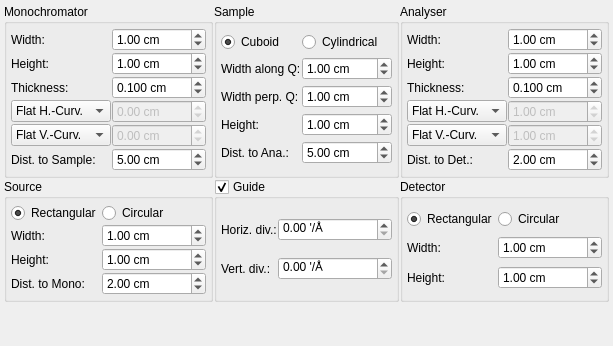
     <widget class="QWidget" name="tabPop">
      <attribute name="title">
       <string>TAS Geometry</string>
      </attribute>
      <layout class="QGridLayout" name="gridLayout_3">
       <property name="margin">
        <number>4</number>
       </property>
       <property name="spacing">
        <number>1</number>
       </property>
       <item row="1" column="2">
        <widget class="QGroupBox" name="groupBox_15">
         <property name="title">
          <string>Detector</string>
         </property>
         <layout class="QGridLayout" name="gridLayout_33">
          <property name="margin">
           <number>4</number>
          </property>
          <property name="spacing">
           <number>1</number>
          </property>
          <item row="0" column="0">
           <widget class="QRadioButton" name="radioDetRect">
            <property name="text">
             <string>Rectangular</string>
            </property>
            <property name="checked">
             <bool>true</bool>
            </property>
           </widget>
          </item>
          <item row="0" column="1">
           <widget class="QRadioButton" name="radioDetCirc">
            <property name="text">
             <string>Circular</string>
            </property>
           </widget>
          </item>
          <item row="1" column="0">
           <widget class="QLabel" name="label_46">
            <property name="sizePolicy">
             <sizepolicy hsizetype="Fixed" vsizetype="Preferred">
              <horstretch>0</horstretch>
              <verstretch>0</verstretch>
             </sizepolicy>
            </property>
            <property name="text">
             <string>Width:</string>
            </property>
           </widget>
          </item>
          <item row="1" column="1">
           <widget class="QDoubleSpinBox" name="spinDetW">
            <property name="suffix">
             <string> cm</string>
            </property>
            <property name="decimals">
             <number>2</number>
            </property>
            <property name="maximum">
             <double>999.000000000000000</double>
            </property>
            <property name="singleStep">
             <double>0.010000000000000</double>
            </property>
            <property name="value">
             <double>1.000000000000000</double>
            </property>
           </widget>
          </item>
          <item row="2" column="0">
           <widget class="QLabel" name="label_47">
            <property name="sizePolicy">
             <sizepolicy hsizetype="Fixed" vsizetype="Preferred">
              <horstretch>0</horstretch>
              <verstretch>0</verstretch>
             </sizepolicy>
            </property>
            <property name="text">
             <string>Height:</string>
            </property>
           </widget>
          </item>
          <item row="2" column="1">
           <widget class="QDoubleSpinBox" name="spinDetH">
            <property name="suffix">
             <string> cm</string>
            </property>
            <property name="decimals">
             <number>2</number>
            </property>
            <property name="maximum">
             <double>999.000000000000000</double>
            </property>
            <property name="singleStep">
             <double>0.010000000000000</double>
            </property>
            <property name="value">
             <double>1.000000000000000</double>
            </property>
           </widget>
          </item>
         </layout>
        </widget>
       </item>
       <item row="1" column="0">
        <widget class="QGroupBox" name="groupBox_12">
         <property name="title">
          <string>Source</string>
         </property>
         <layout class="QGridLayout" name="gridLayout_31">
          <property name="margin">
           <number>4</number>
          </property>
          <property name="spacing">
           <number>1</number>
          </property>
          <item row="0" column="0">
           <widget class="QRadioButton" name="radioSrcRect">
            <property name="text">
             <string>Rectangular</string>
            </property>
            <property name="checked">
             <bool>true</bool>
            </property>
           </widget>
          </item>
          <item row="0" column="1">
           <widget class="QRadioButton" name="radioSrcCirc">
            <property name="text">
             <string>Circular</string>
            </property>
           </widget>
          </item>
          <item row="1" column="0">
           <widget class="QLabel" name="label_39">
            <property name="sizePolicy">
             <sizepolicy hsizetype="Fixed" vsizetype="Preferred">
              <horstretch>0</horstretch>
              <verstretch>0</verstretch>
             </sizepolicy>
            </property>
            <property name="text">
             <string>Width:</string>
            </property>
           </widget>
          </item>
          <item row="1" column="1">
           <widget class="QDoubleSpinBox" name="spinSrcW">
            <property name="suffix">
             <string> cm</string>
            </property>
            <property name="decimals">
             <number>2</number>
            </property>
            <property name="maximum">
             <double>999.000000000000000</double>
            </property>
            <property name="singleStep">
             <double>0.010000000000000</double>
            </property>
            <property name="value">
             <double>1.000000000000000</double>
            </property>
           </widget>
          </item>
          <item row="2" column="0">
           <widget class="QLabel" name="label_40">
            <property name="sizePolicy">
             <sizepolicy hsizetype="Fixed" vsizetype="Preferred">
              <horstretch>0</horstretch>
              <verstretch>0</verstretch>
             </sizepolicy>
            </property>
            <property name="text">
             <string>Height:</string>
            </property>
           </widget>
          </item>
          <item row="2" column="1">
           <widget class="QDoubleSpinBox" name="spinSrcH">
            <property name="suffix">
             <string> cm</string>
            </property>
            <property name="decimals">
             <number>2</number>
            </property>
            <property name="maximum">
             <double>999.000000000000000</double>
            </property>
            <property name="singleStep">
             <double>0.010000000000000</double>
            </property>
            <property name="value">
             <double>1.000000000000000</double>
            </property>
           </widget>
          </item>
          <item row="3" column="0">
           <widget class="QLabel" name="label_54">
            <property name="sizePolicy">
             <sizepolicy hsizetype="Fixed" vsizetype="Preferred">
              <horstretch>0</horstretch>
              <verstretch>0</verstretch>
             </sizepolicy>
            </property>
            <property name="text">
             <string>Dist. to Mono:</string>
            </property>
           </widget>
          </item>
          <item row="3" column="1">
           <widget class="QDoubleSpinBox" name="spinDistSrcMono">
            <property name="suffix">
             <string> cm</string>
            </property>
            <property name="decimals">
             <number>2</number>
            </property>
            <property name="maximum">
             <double>9999.000000000000000</double>
            </property>
            <property name="singleStep">
             <double>0.010000000000000</double>
            </property>
            <property name="value">
             <double>2.000000000000000</double>
            </property>
           </widget>
          </item>
         </layout>
        </widget>
       </item>
       <item row="2" column="0" colspan="3">
        <spacer name="verticalSpacer_6">
         <property name="orientation">
          <enum>Qt::Vertical</enum>
         </property>
         <property name="sizeHint" stdset="0">
          <size>
           <width>20</width>
           <height>40</height>
          </size>
         </property>
        </spacer>
       </item>
       <item row="0" column="2">
        <widget class="QGroupBox" name="groupBox_17">
         <property name="title">
          <string>Analyser</string>
         </property>
         <layout class="QGridLayout" name="gridLayout_11">
          <property name="margin">
           <number>4</number>
          </property>
          <property name="spacing">
           <number>1</number>
          </property>
          <item row="0" column="0">
           <widget class="QLabel" name="label_51">
            <property name="sizePolicy">
             <sizepolicy hsizetype="Fixed" vsizetype="Preferred">
              <horstretch>0</horstretch>
              <verstretch>0</verstretch>
             </sizepolicy>
            </property>
            <property name="text">
             <string>Width:</string>
            </property>
           </widget>
          </item>
          <item row="0" column="1">
           <widget class="QDoubleSpinBox" name="spinAnaW">
            <property name="suffix">
             <string> cm</string>
            </property>
            <property name="decimals">
             <number>2</number>
            </property>
            <property name="maximum">
             <double>999.000000000000000</double>
            </property>
            <property name="singleStep">
             <double>0.010000000000000</double>
            </property>
            <property name="value">
             <double>1.000000000000000</double>
            </property>
           </widget>
          </item>
          <item row="1" column="0">
           <widget class="QLabel" name="label_52">
            <property name="sizePolicy">
             <sizepolicy hsizetype="Fixed" vsizetype="Preferred">
              <horstretch>0</horstretch>
              <verstretch>0</verstretch>
             </sizepolicy>
            </property>
            <property name="text">
             <string>Height:</string>
            </property>
           </widget>
          </item>
          <item row="1" column="1">
           <widget class="QDoubleSpinBox" name="spinAnaH">
            <property name="suffix">
             <string> cm</string>
            </property>
            <property name="decimals">
             <number>2</number>
            </property>
            <property name="maximum">
             <double>999.000000000000000</double>
            </property>
            <property name="singleStep">
             <double>0.010000000000000</double>
            </property>
            <property name="value">
             <double>1.000000000000000</double>
            </property>
           </widget>
          </item>
          <item row="2" column="0">
           <widget class="QLabel" name="label_53">
            <property name="sizePolicy">
             <sizepolicy hsizetype="Fixed" vsizetype="Preferred">
              <horstretch>0</horstretch>
              <verstretch>0</verstretch>
             </sizepolicy>
            </property>
            <property name="text">
             <string>Thickness:</string>
            </property>
           </widget>
          </item>
          <item row="2" column="1">
           <widget class="QDoubleSpinBox" name="spinAnaThick">
            <property name="suffix">
             <string> cm</string>
            </property>
            <property name="decimals">
             <number>3</number>
            </property>
            <property name="maximum">
             <double>999.000000000000000</double>
            </property>
            <property name="singleStep">
             <double>0.010000000000000</double>
            </property>
            <property name="value">
             <double>0.100000000000000</double>
            </property>
           </widget>
          </item>
          <item row="3" column="0">
           <widget class="QComboBox" name="comboAnaHori">
            <property name="sizePolicy">
             <sizepolicy hsizetype="Minimum" vsizetype="Fixed">
              <horstretch>0</horstretch>
              <verstretch>0</verstretch>
             </sizepolicy>
            </property>
            <item>
             <property name="text">
              <string>Flat H.-Curv.</string>
             </property>
            </item>
            <item>
             <property name="text">
              <string>Opt. H.-Curv.</string>
             </property>
            </item>
            <item>
             <property name="text">
              <string>H.-Curv.:</string>
             </property>
            </item>
           </widget>
          </item>
          <item row="3" column="1">
           <widget class="QDoubleSpinBox" name="spinAnaCurvH">
            <property name="enabled">
             <bool>false</bool>
            </property>
            <property name="suffix">
             <string> cm</string>
            </property>
            <property name="minimum">
             <double>-9999.000000000000000</double>
            </property>
            <property name="maximum">
             <double>9999.000000000000000</double>
            </property>
            <property name="singleStep">
             <double>0.010000000000000</double>
            </property>
            <property name="value">
             <double>1.000000000000000</double>
            </property>
           </widget>
          </item>
          <item row="4" column="0">
           <widget class="QComboBox" name="comboAnaVert">
            <property name="sizePolicy">
             <sizepolicy hsizetype="Minimum" vsizetype="Fixed">
              <horstretch>0</horstretch>
              <verstretch>0</verstretch>
             </sizepolicy>
            </property>
            <item>
             <property name="text">
              <string>Flat V.-Curv.</string>
             </property>
            </item>
            <item>
             <property name="text">
              <string>Opt. V.-Curv.</string>
             </property>
            </item>
            <item>
             <property name="text">
              <string>V.-Curv.:</string>
             </property>
            </item>
           </widget>
          </item>
          <item row="4" column="1">
           <widget class="QDoubleSpinBox" name="spinAnaCurvV">
            <property name="enabled">
             <bool>false</bool>
            </property>
            <property name="suffix">
             <string> cm</string>
            </property>
            <property name="minimum">
             <double>-9999.000000000000000</double>
            </property>
            <property name="maximum">
             <double>9999.000000000000000</double>
            </property>
            <property name="singleStep">
             <double>0.010000000000000</double>
            </property>
            <property name="value">
             <double>1.000000000000000</double>
            </property>
           </widget>
          </item>
          <item row="5" column="0">
           <widget class="QLabel" name="label_57">
            <property name="sizePolicy">
             <sizepolicy hsizetype="Fixed" vsizetype="Preferred">
              <horstretch>0</horstretch>
              <verstretch>0</verstretch>
             </sizepolicy>
            </property>
            <property name="text">
             <string>Dist. to Det.:</string>
            </property>
           </widget>
          </item>
          <item row="5" column="1">
           <widget class="QDoubleSpinBox" name="spinDistAnaDet">
            <property name="suffix">
             <string> cm</string>
            </property>
            <property name="decimals">
             <number>2</number>
            </property>
            <property name="maximum">
             <double>9999.000000000000000</double>
            </property>
            <property name="singleStep">
             <double>0.010000000000000</double>
            </property>
            <property name="value">
             <double>2.000000000000000</double>
            </property>
           </widget>
          </item>
         </layout>
        </widget>
       </item>
       <item row="0" column="0">
        <widget class="QGroupBox" name="groupBox_16">
         <property name="title">
          <string>Monochromator</string>
         </property>
         <layout class="QGridLayout" name="gridLayout_10">
          <property name="margin">
           <number>4</number>
          </property>
          <property name="spacing">
           <number>1</number>
          </property>
          <item row="0" column="0">
           <widget class="QLabel" name="label_48">
            <property name="sizePolicy">
             <sizepolicy hsizetype="Fixed" vsizetype="Preferred">
              <horstretch>0</horstretch>
              <verstretch>0</verstretch>
             </sizepolicy>
            </property>
            <property name="text">
             <string>Width:</string>
            </property>
           </widget>
          </item>
          <item row="0" column="1">
           <widget class="QDoubleSpinBox" name="spinMonoW">
            <property name="suffix">
             <string> cm</string>
            </property>
            <property name="decimals">
             <number>2</number>
            </property>
            <property name="maximum">
             <double>999.000000000000000</double>
            </property>
            <property name="singleStep">
             <double>0.010000000000000</double>
            </property>
            <property name="value">
             <double>1.000000000000000</double>
            </property>
           </widget>
          </item>
          <item row="1" column="0">
           <widget class="QLabel" name="label_49">
            <property name="sizePolicy">
             <sizepolicy hsizetype="Fixed" vsizetype="Preferred">
              <horstretch>0</horstretch>
              <verstretch>0</verstretch>
             </sizepolicy>
            </property>
            <property name="text">
             <string>Height:</string>
            </property>
           </widget>
          </item>
          <item row="1" column="1">
           <widget class="QDoubleSpinBox" name="spinMonoH">
            <property name="suffix">
             <string> cm</string>
            </property>
            <property name="decimals">
             <number>2</number>
            </property>
            <property name="maximum">
             <double>999.000000000000000</double>
            </property>
            <property name="singleStep">
             <double>0.010000000000000</double>
            </property>
            <property name="value">
             <double>1.000000000000000</double>
            </property>
           </widget>
          </item>
          <item row="2" column="0">
           <widget class="QLabel" name="label_50">
            <property name="sizePolicy">
             <sizepolicy hsizetype="Fixed" vsizetype="Preferred">
              <horstretch>0</horstretch>
              <verstretch>0</verstretch>
             </sizepolicy>
            </property>
            <property name="text">
             <string>Thickness:</string>
            </property>
           </widget>
          </item>
          <item row="2" column="1">
           <widget class="QDoubleSpinBox" name="spinMonoThick">
            <property name="suffix">
             <string> cm</string>
            </property>
            <property name="decimals">
             <number>3</number>
            </property>
            <property name="maximum">
             <double>999.000000000000000</double>
            </property>
            <property name="singleStep">
             <double>0.010000000000000</double>
            </property>
            <property name="value">
             <double>0.100000000000000</double>
            </property>
           </widget>
          </item>
          <item row="3" column="0">
           <widget class="QComboBox" name="comboMonoHori">
            <property name="sizePolicy">
             <sizepolicy hsizetype="Minimum" vsizetype="Fixed">
              <horstretch>0</horstretch>
              <verstretch>0</verstretch>
             </sizepolicy>
            </property>
            <item>
             <property name="text">
              <string>Flat H.-Curv.</string>
             </property>
            </item>
            <item>
             <property name="text">
              <string>Opt. H.-Curv.</string>
             </property>
            </item>
            <item>
             <property name="text">
              <string>H.-Curv.:</string>
             </property>
            </item>
           </widget>
          </item>
          <item row="3" column="1">
           <widget class="QDoubleSpinBox" name="spinMonoCurvH">
            <property name="enabled">
             <bool>false</bool>
            </property>
            <property name="suffix">
             <string> cm</string>
            </property>
            <property name="minimum">
             <double>-9999.000000000000000</double>
            </property>
            <property name="maximum">
             <double>9999.000000000000000</double>
            </property>
            <property name="singleStep">
             <double>0.010000000000000</double>
            </property>
           </widget>
          </item>
          <item row="4" column="0">
           <widget class="QComboBox" name="comboMonoVert">
            <property name="sizePolicy">
             <sizepolicy hsizetype="Minimum" vsizetype="Fixed">
              <horstretch>0</horstretch>
              <verstretch>0</verstretch>
             </sizepolicy>
            </property>
            <item>
             <property name="text">
              <string>Flat V.-Curv.</string>
             </property>
            </item>
            <item>
             <property name="text">
              <string>Opt. V.-Curv.</string>
             </property>
            </item>
            <item>
             <property name="text">
              <string>V.-Curv.:</string>
             </property>
            </item>
           </widget>
          </item>
          <item row="4" column="1">
           <widget class="QDoubleSpinBox" name="spinMonoCurvV">
            <property name="enabled">
             <bool>false</bool>
            </property>
            <property name="suffix">
             <string> cm</string>
            </property>
            <property name="minimum">
             <double>-9999.000000000000000</double>
            </property>
            <property name="maximum">
             <double>9999.000000000000000</double>
            </property>
            <property name="singleStep">
             <double>0.010000000000000</double>
            </property>
           </widget>
          </item>
          <item row="5" column="0">
           <widget class="QLabel" name="label_55">
            <property name="sizePolicy">
             <sizepolicy hsizetype="Fixed" vsizetype="Preferred">
              <horstretch>0</horstretch>
              <verstretch>0</verstretch>
             </sizepolicy>
            </property>
            <property name="text">
             <string>Dist. to Sample:</string>
            </property>
           </widget>
          </item>
          <item row="5" column="1">
           <widget class="QDoubleSpinBox" name="spinDistMonoSample">
            <property name="suffix">
             <string> cm</string>
            </property>
            <property name="decimals">
             <number>2</number>
            </property>
            <property name="maximum">
             <double>9999.000000000000000</double>
            </property>
            <property name="singleStep">
             <double>0.010000000000000</double>
            </property>
            <property name="value">
             <double>5.000000000000000</double>
            </property>
           </widget>
          </item>
         </layout>
        </widget>
       </item>
       <item row="0" column="1">
        <widget class="QGroupBox" name="groupBox_14">
         <property name="title">
          <string>Sample</string>
         </property>
         <layout class="QGridLayout" name="gridLayout_30">
          <property name="margin">
           <number>4</number>
          </property>
          <property name="spacing">
           <number>1</number>
          </property>
          <item row="2" column="0">
           <widget class="QLabel" name="label_44">
            <property name="sizePolicy">
             <sizepolicy hsizetype="Fixed" vsizetype="Preferred">
              <horstretch>0</horstretch>
              <verstretch>0</verstretch>
             </sizepolicy>
            </property>
            <property name="text">
             <string>Width perp. Q:</string>
            </property>
           </widget>
          </item>
          <item row="3" column="0">
           <widget class="QLabel" name="label_45">
            <property name="sizePolicy">
             <sizepolicy hsizetype="Fixed" vsizetype="Preferred">
              <horstretch>0</horstretch>
              <verstretch>0</verstretch>
             </sizepolicy>
            </property>
            <property name="text">
             <string>Height:</string>
            </property>
           </widget>
          </item>
          <item row="1" column="0">
           <widget class="QLabel" name="label_43">
            <property name="sizePolicy">
             <sizepolicy hsizetype="Fixed" vsizetype="Preferred">
              <horstretch>0</horstretch>
              <verstretch>0</verstretch>
             </sizepolicy>
            </property>
            <property name="text">
             <string>Width along Q:</string>
            </property>
           </widget>
          </item>
          <item row="4" column="0">
           <widget class="QLabel" name="label_56">
            <property name="sizePolicy">
             <sizepolicy hsizetype="Fixed" vsizetype="Preferred">
              <horstretch>0</horstretch>
              <verstretch>0</verstretch>
             </sizepolicy>
            </property>
            <property name="text">
             <string>Dist. to Ana.:</string>
            </property>
           </widget>
          </item>
          <item row="4" column="1">
           <widget class="QDoubleSpinBox" name="spinDistSampleAna">
            <property name="suffix">
             <string> cm</string>
            </property>
            <property name="decimals">
             <number>2</number>
            </property>
            <property name="maximum">
             <double>9999.000000000000000</double>
            </property>
            <property name="singleStep">
             <double>0.010000000000000</double>
            </property>
            <property name="value">
             <double>5.000000000000000</double>
            </property>
           </widget>
          </item>
          <item row="0" column="0">
           <widget class="QRadioButton" name="radioSampleCub">
            <property name="text">
             <string>Cuboid</string>
            </property>
            <property name="checked">
             <bool>true</bool>
            </property>
           </widget>
          </item>
          <item row="3" column="1">
           <widget class="QDoubleSpinBox" name="spinSampleH">
            <property name="suffix">
             <string> cm</string>
            </property>
            <property name="decimals">
             <number>2</number>
            </property>
            <property name="maximum">
             <double>999.000000000000000</double>
            </property>
            <property name="singleStep">
             <double>0.010000000000000</double>
            </property>
            <property name="value">
             <double>1.000000000000000</double>
            </property>
           </widget>
          </item>
          <item row="2" column="1">
           <widget class="QDoubleSpinBox" name="spinSampleW_perpQ">
            <property name="suffix">
             <string> cm</string>
            </property>
            <property name="decimals">
             <number>2</number>
            </property>
            <property name="maximum">
             <double>999.000000000000000</double>
            </property>
            <property name="singleStep">
             <double>0.010000000000000</double>
            </property>
            <property name="value">
             <double>1.000000000000000</double>
            </property>
           </widget>
          </item>
          <item row="1" column="1">
           <widget class="QDoubleSpinBox" name="spinSampleW_Q">
            <property name="suffix">
             <string> cm</string>
            </property>
            <property name="decimals">
             <number>2</number>
            </property>
            <property name="maximum">
             <double>999.000000000000000</double>
            </property>
            <property name="singleStep">
             <double>0.010000000000000</double>
            </property>
            <property name="value">
             <double>1.000000000000000</double>
            </property>
           </widget>
          </item>
          <item row="0" column="1">
           <widget class="QRadioButton" name="radioSampleCyl">
            <property name="text">
             <string>Cylindrical</string>
            </property>
           </widget>
          </item>
         </layout>
        </widget>
       </item>
       <item row="1" column="1">
        <widget class="QGroupBox" name="groupGuide">
         <property name="enabled">
          <bool>true</bool>
         </property>
         <property name="title">
          <string>Guide</string>
         </property>
         <property name="checkable">
          <bool>true</bool>
         </property>
         <property name="checked">
          <bool>true</bool>
         </property>
         <layout class="QGridLayout" name="gridLayout_32">
          <property name="margin">
           <number>4</number>
          </property>
          <property name="spacing">
           <number>1</number>
          </property>
          <item row="0" column="0">
           <widget class="QLabel" name="label_41">
            <property name="enabled">
             <bool>true</bool>
            </property>
            <property name="sizePolicy">
             <sizepolicy hsizetype="Fixed" vsizetype="Preferred">
              <horstretch>0</horstretch>
              <verstretch>0</verstretch>
             </sizepolicy>
            </property>
            <property name="text">
             <string>Horiz. div.:</string>
            </property>
           </widget>
          </item>
          <item row="0" column="1">
           <widget class="QDoubleSpinBox" name="spinGuideDivH">
            <property name="enabled">
             <bool>true</bool>
            </property>
            <property name="suffix">
             <string> '/Å</string>
            </property>
            <property name="maximum">
             <double>9999.000000000000000</double>
            </property>
           </widget>
          </item>
          <item row="1" column="0">
           <widget class="QLabel" name="label_42">
            <property name="enabled">
             <bool>true</bool>
            </property>
            <property name="sizePolicy">
             <sizepolicy hsizetype="Fixed" vsizetype="Preferred">
              <horstretch>0</horstretch>
              <verstretch>0</verstretch>
             </sizepolicy>
            </property>
            <property name="text">
             <string>Vert. div.:</string>
            </property>
           </widget>
          </item>
          <item row="1" column="1">
           <widget class="QDoubleSpinBox" name="spinGuideDivV">
            <property name="enabled">
             <bool>true</bool>
            </property>
            <property name="suffix">
             <string> '/Å</string>
            </property>
            <property name="maximum">
             <double>9999.000000000000000</double>
            </property>
           </widget>
          </item>
         </layout>
        </widget>
       </item>
      </layout>
     </widget>
